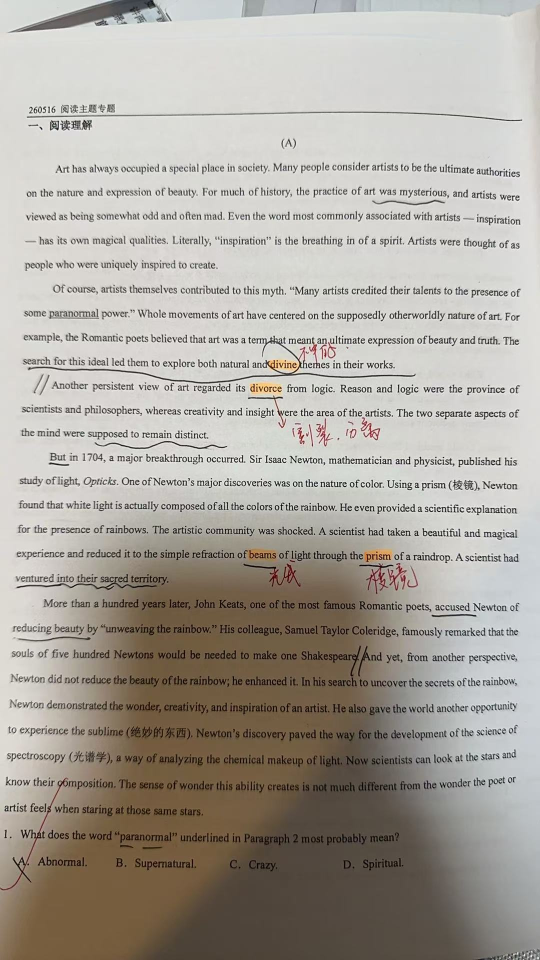
#> input picture temp/tests/01.jpg, 1080 x 1920 px, found by its file name (shown at 1/2 size)
$ python analyze_gap.py
#> lines starting #> are read from the running program, lines starting #| are printed output that depends on the picture
#!/usr/bin/env python3
"""用 OpenCV 分析 01.jpg 间隙区域的像素特征，查找可能的文字"""
import cv2
import numpy as np

img = cv2.imread('temp/tests/01.jpg')
#> img is the input picture: shape (1920, 1080, 3); mean B, G, R 158.1, 166.1, 171.4
h, w = img.shape[:2]
#> h = 1920; w = 1080

# 分析间隙区域 y=1400-1650
gap = img[1400:1650, :]
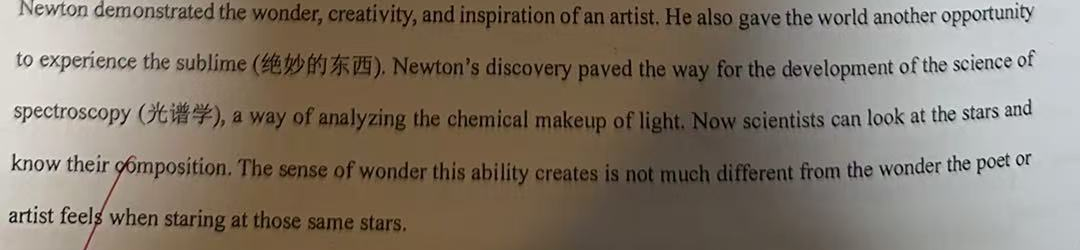
#> gap: shape (250, 1080, 3); mean B, G, R 107.3, 120.7, 131.7
gh, gw = gap.shape[:2]
#> gh = 250; gw = 1080

# 转灰度
gray = cv2.cvtColor(gap, cv2.COLOR_BGR2GRAY)
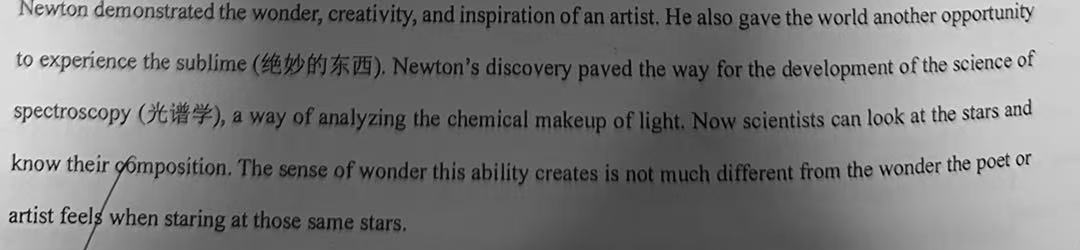
#> gray: shape (250, 1080); min 0, max 252, mean 122.5

# 计算每行的平均像素值（文字行会有更暗的像素）
row_means = gray.mean(axis=1)
#> row_means = 250 values, max 140.7 at index 1, min 96.15 at index 170, mean 122.5

# 找到有文字的行（平均像素值较低）
print("=== 间隙区域 y=1400-1650 行分析 ===")
print(f"  整体平均像素值: {gray.mean():.1f}")
#|   整体平均像素值: 122.5
print(f"  最暗行: {row_means.min():.1f} (y={row_means.argmin() + 1400})")
#|   最暗行: 96.1 (y=1570)
print(f"  最亮行: {row_means.max():.1f}")
#|   最亮行: 140.7

# 找到有文字的行（平均像素值 < 200，表示有深色文字）
text_rows = []
for i, m in enumerate(row_means):
    if m < 220:  # 有深色像素的行
        text_rows.append(i + 1400)
#> this loop made 250 passes
#> m on passes 1 to 3: 140.4, 140.7, 140.3
#> after the loop, text_rows = 250 values from 1400 to 1649

if text_rows:
    print(f"  有深色像素的行范围: y={min(text_rows)}-{max(text_rows)} ({len(text_rows)} 行)")
#|   有深色像素的行范围: y=1400-1649 (250 行)

    # 裁剪有文字的区域
    y0 = max(1400, min(text_rows) - 10)
#> y0 = 1400
    y1 = min(1650, max(text_rows) + 10)
#> y1 = 1650
    text_region = img[y0:y1, :]
    cv2.imwrite('/tmp/01_text_region.jpg', text_region)
    print(f"  文字区域已保存: /tmp/01_text_region.jpg (y={y0}-{y1})")
#> (printed output is left out)

    # 对这个区域做 OCR
    import base64, requests
    _, buffer = cv2.imencode('.jpg', text_region)
    img_b64 = base64.b64encode(buffer).decode()
#> (the run stopped early here; a loop or call above may not have finished)
